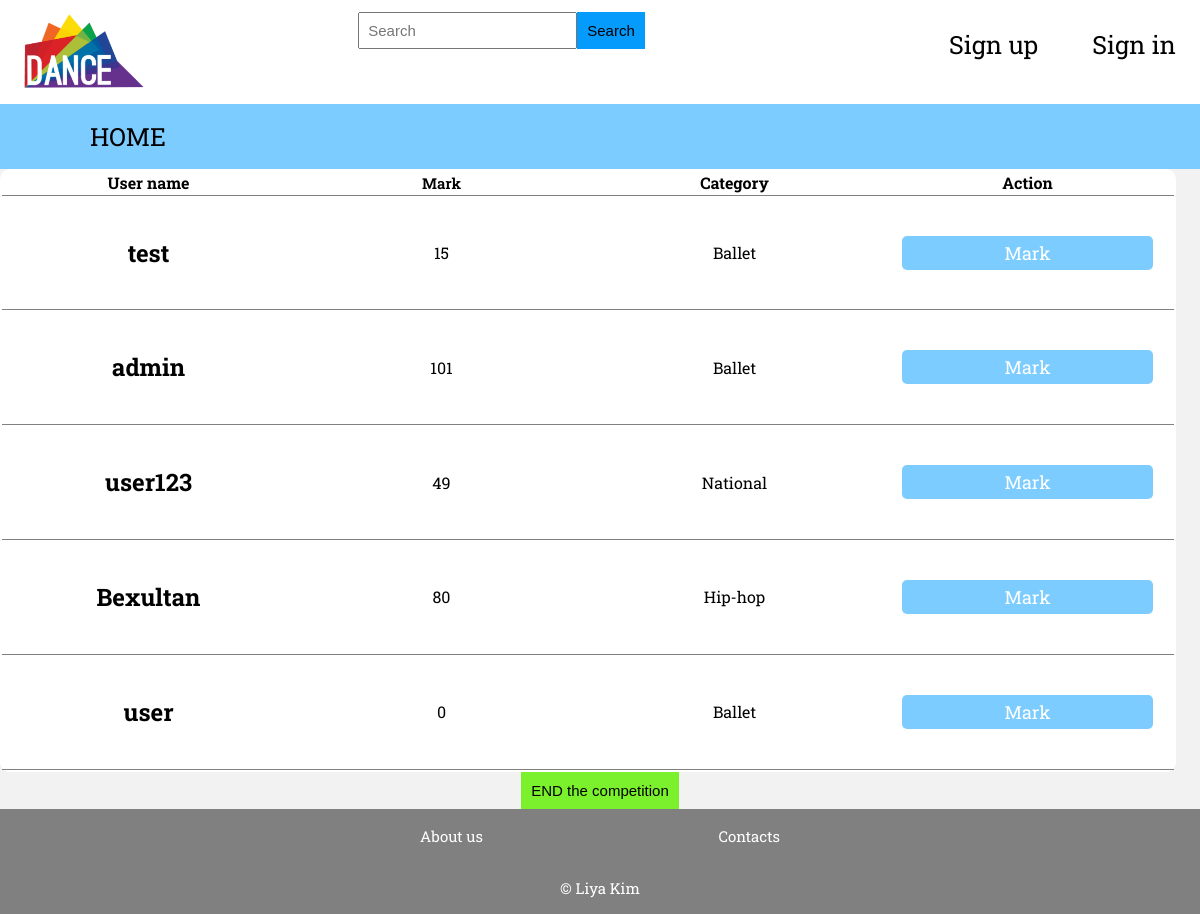
Screenshot of /markcompetition.php?id=1 with the database file from the repository.
### tables this page shows
CREATE TABLE `participants` (
  `competition_id` int(11) NOT NULL,
  `user_name` varchar(255) NOT NULL,
  `phone` varchar(11) NOT NULL,
  `mark` int(3) NOT NULL,
  `category` varchar(255) NOT NULL
);

### markcompetition.php (the view, shortened to what this page needs)
<?php require_once "includes/DBconnection/link.php";
	mysqli_query($link, "SET NAMES 'UTF8'");
	$check = mysqli_query($link, "SELECT status FROM competitions WHERE id='".$_GET['id']."'");
	$status = mysqli_fetch_array($check);
	if ($status['status']==="ended") {
		header("Location: adminpage.php");
	} else {?>
<!DOCTYPE html>
<html>
<head>
</head>
<body>
	<?php include_once "header.php"?>
	<div id="shop">
	<?php
	$result = mysqli_query($link,"SELECT * FROM participants WHERE competition_id='".$_GET['id']."'");
	echo "<table id='table'>";
	echo "<tr><th>User name</th><th><button id='1'>Mark</button></th><th>Category</th><th>Action</th>";
	while($participant = mysqli_fetch_array($result)) {
	echo "<tr>
	<td><h2>{$participant['user_name']}</h2></td>
	<td>{$participant['mark']}</td>
	<td>{$participant['category']}</td>
	<td><form action='markform.php' method='post'>
		<input type='text' style='display: none;' name='id' value='{$participant['competition_id']}'>
		<input type='text' style='display: none;' name='user_name' value='{$participant['user_name']}'>
		<input type='submit' value='Mark'>
		</form>
	</td>
	</tr>";
	}
	echo "</table>";?>
	<center><form id="end">
		<input type="submit" value="END the competition" style="border: 0px; background-color: #7bf02d; cursor: pointer; padding: 10px; font-size: 15px;">
	</form></center>
	</div>
	<?php include_once "footer.php"?>
</body>
</html>
<?php } ?>

### header.php (shortened to what this page needs)
<link rel="stylesheet" type="text/css" href="css/header_style.css">
<header>
	<div id="top-nav">
		<a href="index.php"><img src="header/logotype.png" width="120"></a>
		<div id="search">
			<form action="search.php" method="post">
				<span><input type="text" name="search" placeholder="Search" required="required"></span><input type="submit" value="Search" name="button">
			</form>
		</div>
		<ul class="nonli">
			<?php
			if (!isset($_SESSION['user'])) {?>
				<li><a class='nonactive' href="signupform.php">Sign up</a></li>
				<li><a class='nonactive' href="signinform.php">Sign in</a></li>
			<?php }
			else {?>
				<li><a class='active' href=<?php if($_SESSION['user']['type']=='user'): echo "userpage.php"; else: echo "adminpage.php"; endif;?>><?=$_SESSION['user']['name'];?></a></li>
				<li><a class='active' href='logout.php'>Log out</a></li>
			<?php }?>
		</ul>
	</div>
	<div id="bottom-nav">
		<ul class="nonli">
			<li><a class='menu' href="index.php">HOME</a></li>
		</ul>
	</div>
</header>

### footer.php
<link rel="stylesheet" type="text/css" href="css/footer_style.css">
<footer>
	<div>
		<ul class="top-footer">
			<a href="aboutus.php"><li>About us</li></a>
			<a href="contacts.php"><li>Contacts</li></a>
		</ul>
	</div>
	<div>
		<ul class="bottom-footer">
			<li>&copy Liya Kim</li>
		</ul>
	</div>
</footer>

### css/header_style.css (style rules this page uses)
body { margin: 0; font-family: 'Roboto Slab', serif; }
header { height: 20%; }
#top-nav { display: flex; padding: 1% 2vw; justify-content: space-between; }
.nonli { list-style-type: none; }
.nonli li { display: inline; margin-left: 50px; }
.nonli li a { text-decoration: none; color: black; font-size: 25px; }
#search { display: flex; justify-content: center; }
#search form input { padding: 1vh; font-size: 15px; }
#search form span input { width: auto; }
#search form input[type=submit] { background-color: #059bfc; border: 2px solid #059bfc; }
#bottom-nav { display: flex; background-color: #7dccff; }

### css/footer_style.css (style rules this page uses)
footer { background-color: grey; display: grid; justify-content: center; align-items: center; height: 15%; }
footer ul { list-style-type: none; display: flex; padding: 0px; }
footer div ul li { display: inline; font-size: 15px; color: white; }
footer div ul a { text-decoration: none; }
footer div ul a li { padding: 0px; margin: 0px; font-size: 15px; }
.top-footer { width: 30vw; justify-content: space-between; }
.bottom-footer { justify-content: center; }

### markcompetition.php (style rules this page uses)
body { margin: 0; font-family: 'Roboto Slab', serif; }
#shop { background-color: rgba(0,0,0,0.05); max-width: 100vw; }
table { width: 98vw; height: 62.2vh; overflow-y: auto; border: 0px; border-radius: 10px; background-color: white; }
tr { padding: 0px; display: grid; grid-template-columns: 1fr 1fr 1fr 1fr; border-bottom: 1px solid grey; }
td { margin: 20px; display: flex; justify-content: center; align-items: center; }
td form { width: 100%; }
td form input { border: 0px; border-radius: 5px; background-color: #7dccff; font-family: 'Roboto Slab', serif; font-size: 18px; padding: 5px; width: 100%; color: white; }
button { width: 100%; font-family: 'Roboto Slab', serif; font-size: 15px; font-weight: 600; border: 0px; background-color: white; }

### rows the page displays
participants: user_name "test", mark "15", category "Ballet"
participants: user_name "admin", mark "101", category "Ballet"
participants: user_name "user123", mark "49", category "National"
participants: user_name "Bexultan", mark "80", category "Hip-hop"
participants: user_name "user", mark "0", category "Ballet"
